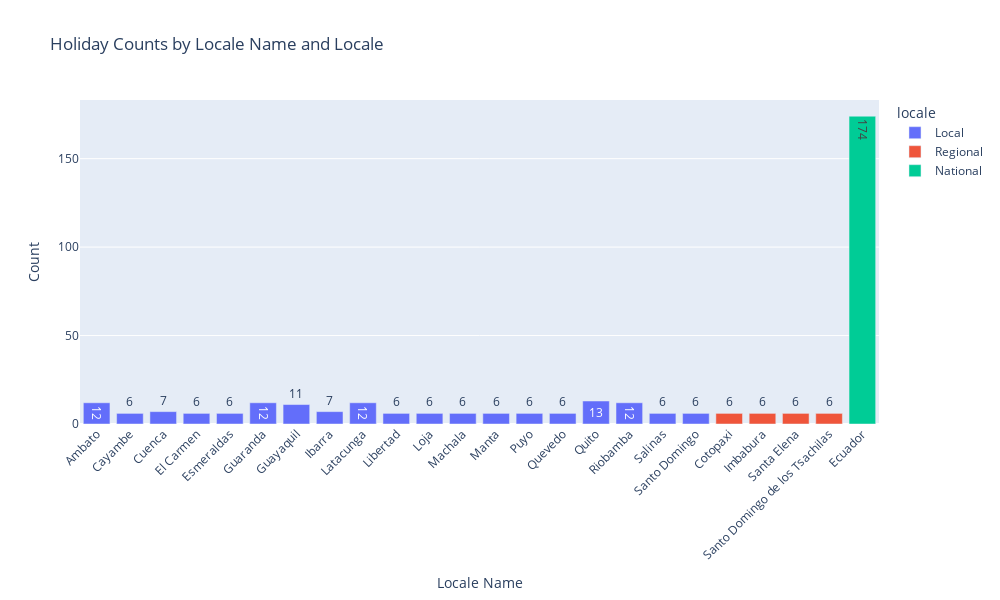

Notebook code for this chart:
### Markdown cell above
Distribution of locale names by type.

### Code cell
holiday_counts = holidays.groupby(['locale_name', 'locale']).size().reset_index(name='count')

fig = px.bar(holiday_counts, x='locale_name', y='count', color='locale', title='Holiday Counts by Locale Name and Locale', text_auto=True)

fig.update_layout(
    xaxis_title='Locale Name',
    yaxis_title='Count',
    xaxis_tickangle=-45,
    width=1000,  
    height=600   
)

fig.show()

### Figure 1 — Plotly figure (JSON) as saved in the notebook; plotly's stock layout.template omitted (floating-point values rounded to 4 significant figures)
{"data": [{"alignmentgroup": "True", "hovertemplate": "locale=Local<br>locale_name=%{x}<br>count=%{y}<extra></extra>", "legendgroup": "Local", "marker": {"color": "#636efa", "pattern": {"shape": ""}}, "name": "Local", "offsetgroup": "Local", "orientation": "v", "showlegend": true, "textposition": "auto", "texttemplate": "%{y}", "type": "bar", "x": ["Ambato", "Cayambe", "Cuenca", "El Carmen", "Esmeraldas", "Guaranda", "Guayaquil", "Ibarra", "Latacunga", "Libertad", "Loja", "Machala", "Manta", "Puyo", "Quevedo", "Quito", "Riobamba", "Salinas", "Santo Domingo"], "xaxis": "x", "y": [12, 6, 7, 6, 6, 12, 11, 7, 12, 6, 6, 6, 6, 6, 6, 13, 12, 6, 6], "yaxis": "y"}, {"alignmentgroup": "True", "hovertemplate": "locale=Regional<br>locale_name=%{x}<br>count=%{y}<extra></extra>", "legendgroup": "Regional", "marker": {"color": "#EF553B", "pattern": {"shape": ""}}, "name": "Regional", "offsetgroup": "Regional", "orientation": "v", "showlegend": true, "textposition": "auto", "texttemplate": "%{y}", "type": "bar", "x": ["Cotopaxi", "Imbabura", "Santa Elena", "Santo Domingo de los Tsachilas"], "xaxis": "x", "y": [6, 6, 6, 6], "yaxis": "y"}, {"alignmentgroup": "True", "hovertemplate": "locale=National<br>locale_name=%{x}<br>count=%{y}<extra></extra>", "legendgroup": "National", "marker": {"color": "#00cc96", "pattern": {"shape": ""}}, "name": "National", "offsetgroup": "National", "orientation": "v", "showlegend": true, "textposition": "auto", "texttemplate": "%{y}", "type": "bar", "x": ["Ecuador"], "xaxis": "x", "y": [174], "yaxis": "y"}], "layout": {"barmode": "relative", "height": 600, "legend": {"title": {"text": "locale"}, "tracegroupgap": 0}, "title": {"text": "Holiday Counts by Locale Name and Locale"}, "width": 1000, "xaxis": {"anchor": "y", "domain": [0, 1], "tickangle": -45, "title": {"text": "Locale Name"}}, "yaxis": {"anchor": "x", "domain": [0, 1], "title": {"text": "Count"}}}}
